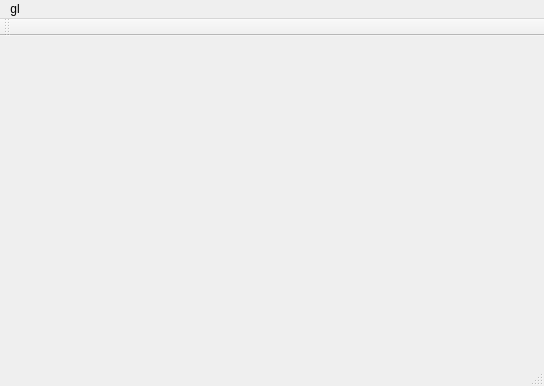
<?xml version="1.0" encoding="UTF-8"?>
<ui version="4.0">
 <class>MainWindow</class>
 <widget class="QMainWindow" name="MainWindow">
  <property name="geometry">
   <rect>
    <x>0</x>
    <y>0</y>
    <width>544</width>
    <height>386</height>
   </rect>
  </property>
  <property name="windowTitle">
   <string>MainWindow</string>
  </property>
  <widget class="QWidget" name="centralWidget">
   <widget class="myGL" name="widget_2" native="true">
    <property name="enabled">
     <bool>true</bool>
    </property>
    <property name="geometry">
     <rect>
      <x>90</x>
      <y>110</y>
      <width>120</width>
      <height>80</height>
     </rect>
    </property>
   </widget>
  </widget>
  <widget class="QMenuBar" name="menuBar">
   <property name="geometry">
    <rect>
     <x>0</x>
     <y>0</y>
     <width>544</width>
     <height>23</height>
    </rect>
   </property>
   <widget class="QMenu" name="menuGl">
    <property name="title">
     <string>gl</string>
    </property>
   </widget>
   <addaction name="menuGl"/>
  </widget>
  <widget class="QToolBar" name="mainToolBar">
   <attribute name="toolBarArea">
    <enum>TopToolBarArea</enum>
   </attribute>
   <attribute name="toolBarBreak">
    <bool>false</bool>
   </attribute>
  </widget>
  <widget class="QStatusBar" name="statusBar"/>
 </widget>
 <layoutdefault spacing="6" margin="11"/>
 <customwidgets>
  <customwidget>
   <class>myGL</class>
   <extends>QWidget</extends>
   <header>mygl.h</header>
   <container>1</container>
  </customwidget>
 </customwidgets>
 <resources/>
 <connections/>
</ui>
